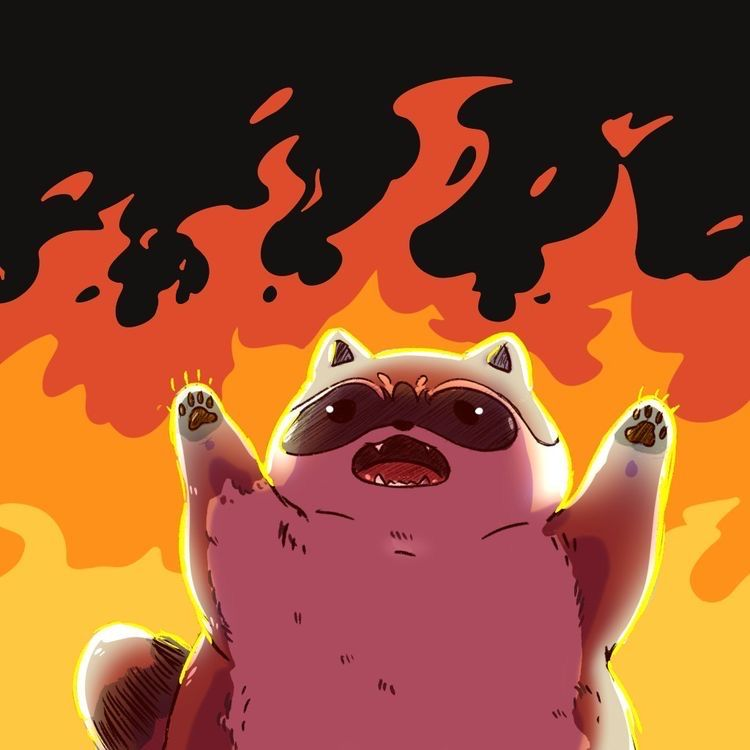
#> input picture Mapache.jpeg, 750 x 750 px, found by its file name
$ jupyter execute Semana8.ipynb
#> lines starting #> are read from the running program, lines starting #| are printed output that depends on the picture; after the words box and inside, x2 and y2 are one past the last pixel; in counts of white or black regions, pixels touching at a corner belong together
[cell 1]
import cv2 as cv
import numpy as np
import matplotlib.pyplot as plt

img = cv.imread("C:/Users/laelm/OneDrive/Escritorio/1238/procesamiento de imagenes/Mapache.jpeg",0)
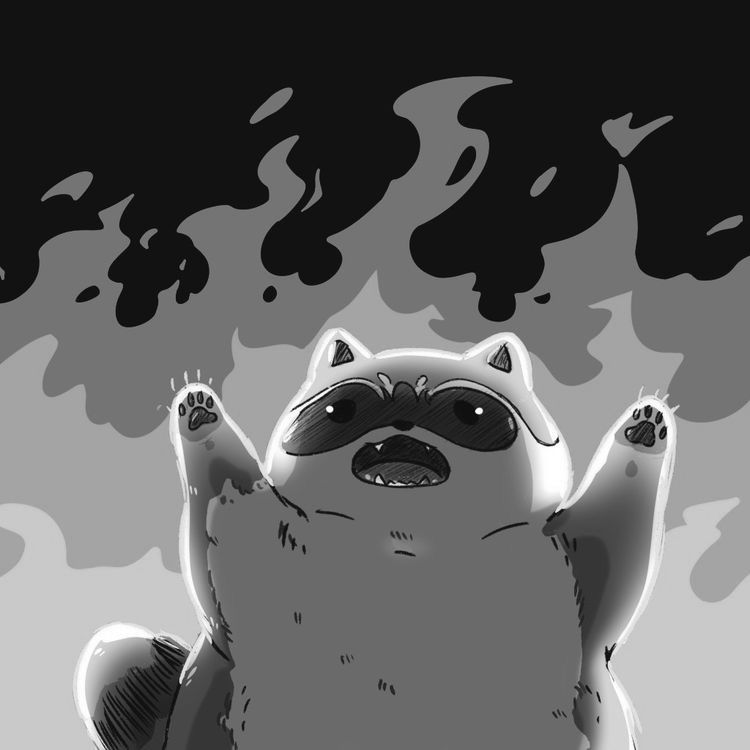
#> img: shape (750, 750); min 0, max 255, mean 96.2

[cell 2]
plt.imshow(img, cmap="gray")

[cell 3]
img_aux = img.copy()

[cell 4]
filas, columnas = img.shape
#> filas = 750; columnas = 750

[cell 5]
for f in range(filas):
    for c in range(columnas):
        if img[f,c] >= 128:
            img_aux[f,c] = 255
        else:
            img_aux[f,c] = 0
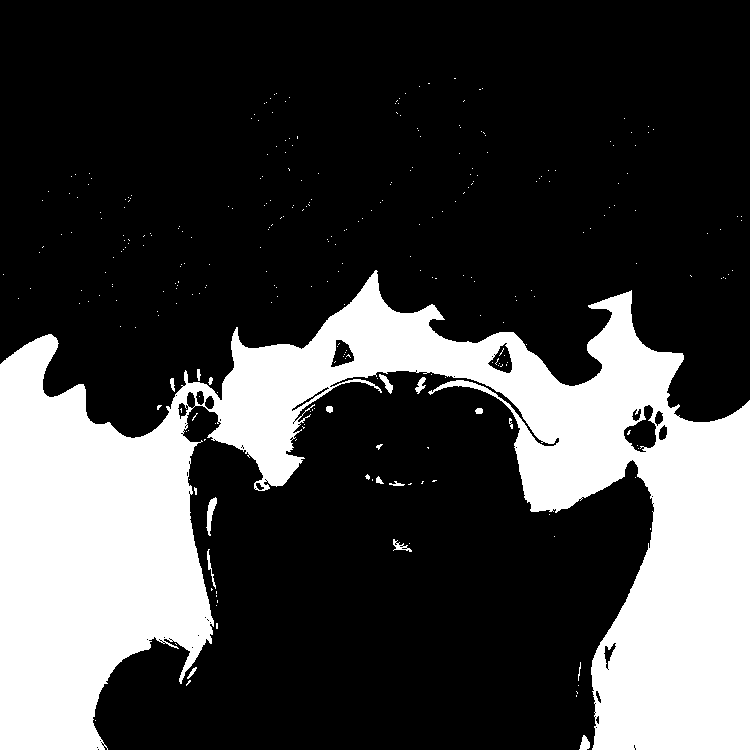
#> img_aux: shape (750, 750); 25.9% white; 296 white regions (278 under 20 px), largest, box (x1, y1, x2, y2) and area: (0, 270, 750, 750) 144439, (206, 497, 217, 536) 195, (379, 374, 393, 394) 112

plt.imshow(img_aux, cmap="gray")

[cell 6]
plt.imshow(cv.threshold(img, 128, 1, cv.THRESH_BINARY)[1], cmap="gray")
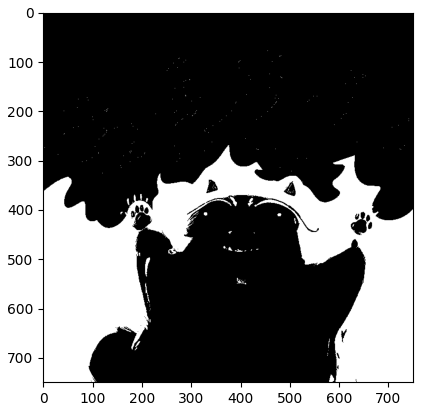
#> figure drawn by matplotlib, 1 panel

[cell 7]
np.unique(img_aux)
#> Out = [0, 255]

[cell 8]
img_bin = cv.threshold(img, 128, 1, cv.THRESH_BINARY)[1]
#> img_bin: shape (750, 750); values 0 (black) and 1 (white), 25.9% white; 240 white regions (222 under 20 px), largest, box (x1, y1, x2, y2) and area: (0, 270, 750, 750) 144127, (207, 497, 217, 536) 185, (379, 374, 393, 394) 112
plt.imshow(img_bin, cmap = "gray")

$ run again, with imagen_restaurada.jpg copied over Mapache.jpeg
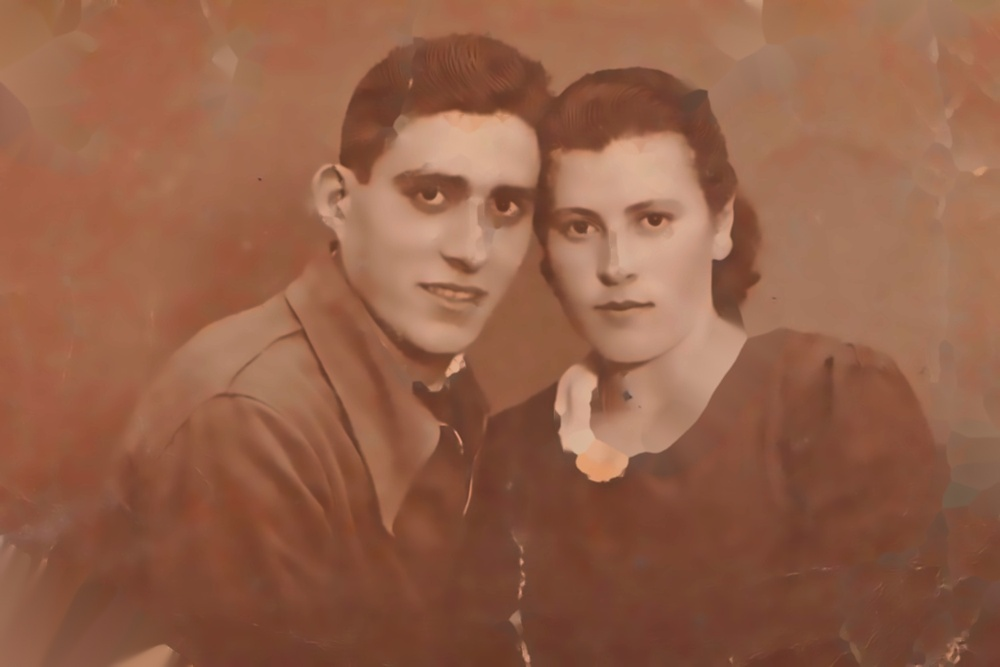
#> input picture imagen_restaurada.jpg, 1000 x 667 px, shrunk from 1500 x 1000 before the run, found by its file name
#> after the loop `for f in range(filas):`:
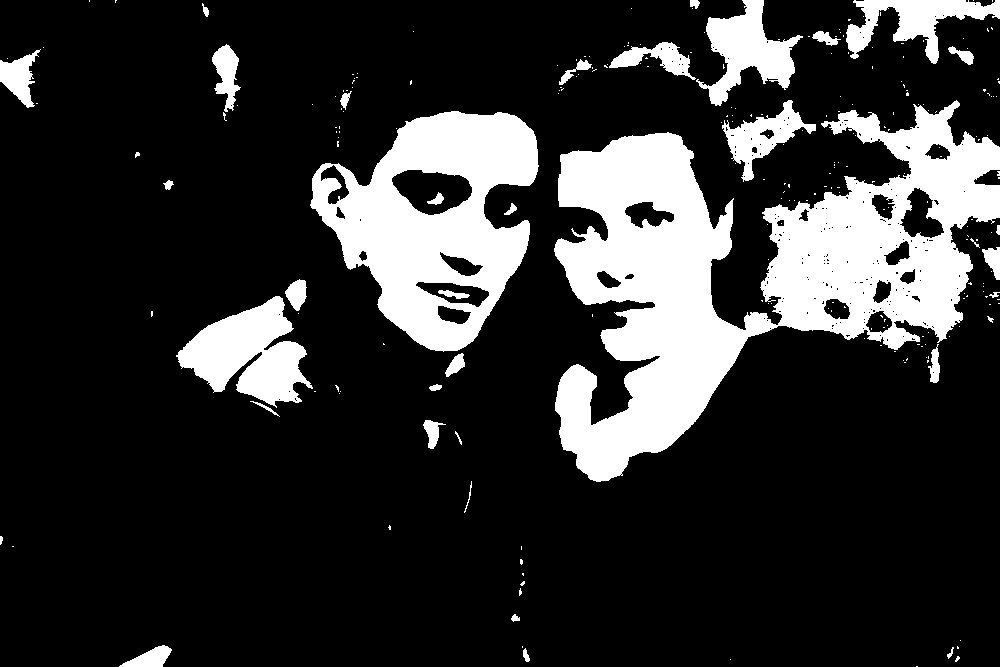
#> img_aux: shape (667, 1000); 19.4% white; 251 white regions (213 under 20 px), largest, box (x1, y1, x2, y2) and area: (554, 100, 1000, 482) 72494, (310, 111, 539, 352) 29290, (176, 296, 313, 408) 8195
#> Out = [0, 255]
#> `img_bin = cv.threshold(img, 128, 1, cv.THRESH_BINARY)[1]`:
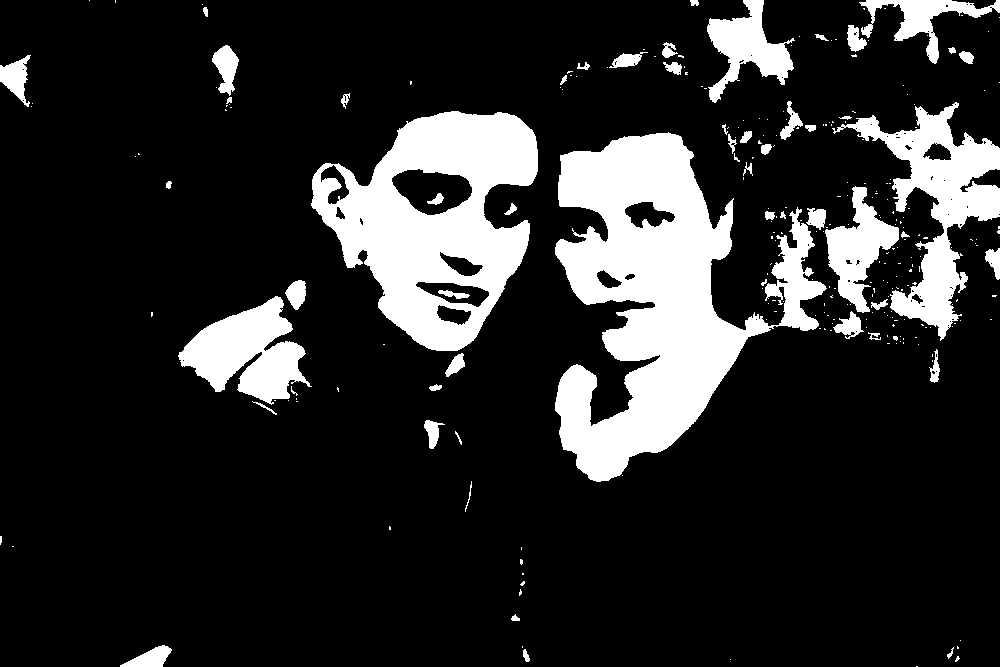
#> img_bin: shape (667, 1000); values 0 (black) and 1 (white), 16.7% white; 268 white regions (212 under 20 px), largest, box (x1, y1, x2, y2) and area: (555, 132, 827, 482) 43716, (311, 111, 538, 351) 28999, (832, 102, 1000, 341) 12226

$ run again, with restaurar.jpg copied over Mapache.jpeg
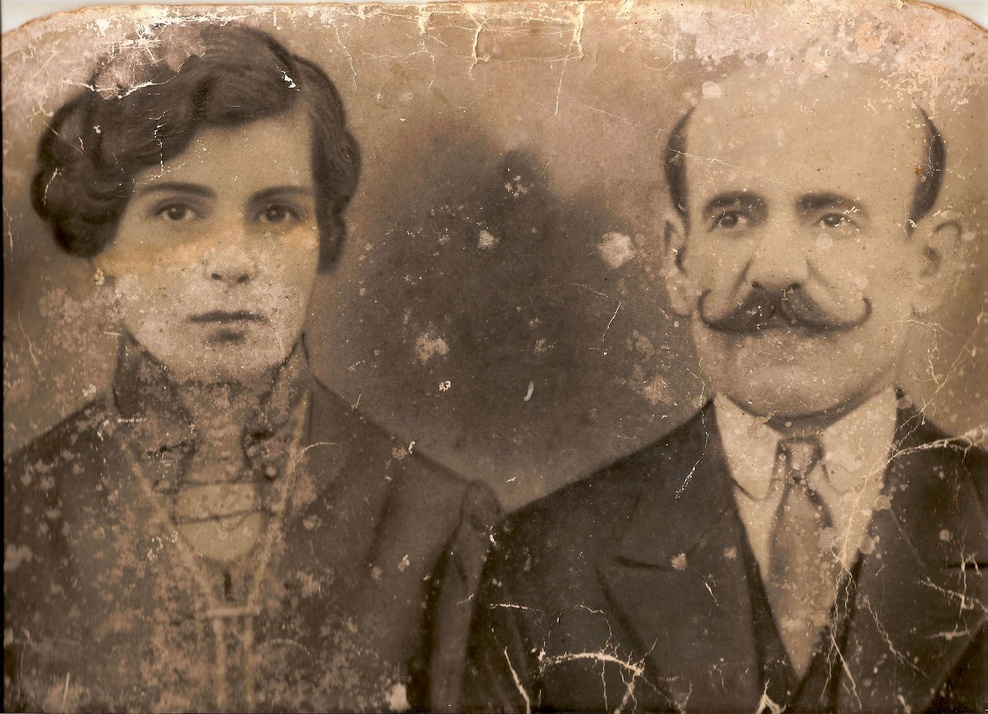
#> input picture restaurar.jpg, 988 x 714 px, shrunk from 1600 x 1156 before the run, found by its file name
#> after the loop `for f in range(filas):`:
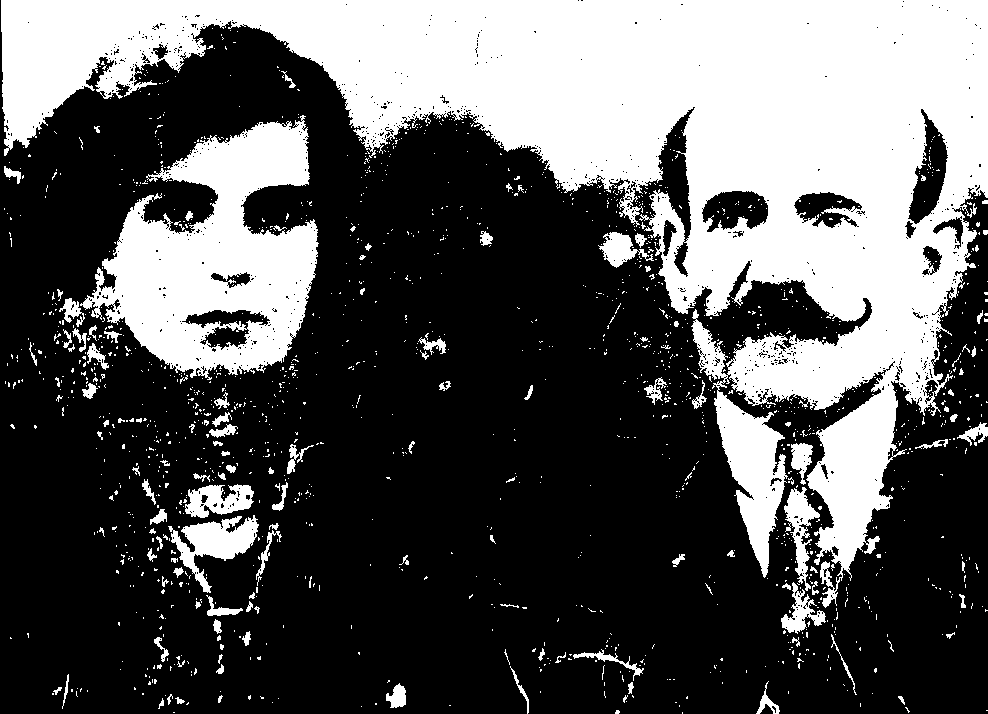
#> img_aux: shape (714, 988); 34.6% white; 1570 white regions (1442 under 20 px), largest, box (x1, y1, x2, y2) and area: (1, 0, 988, 608) 190363, (80, 115, 319, 380) 33034, (168, 515, 259, 593) 2778
#> Out = [0, 255]
#> `img_bin = cv.threshold(img, 128, 1, cv.THRESH_BINARY)[1]`:
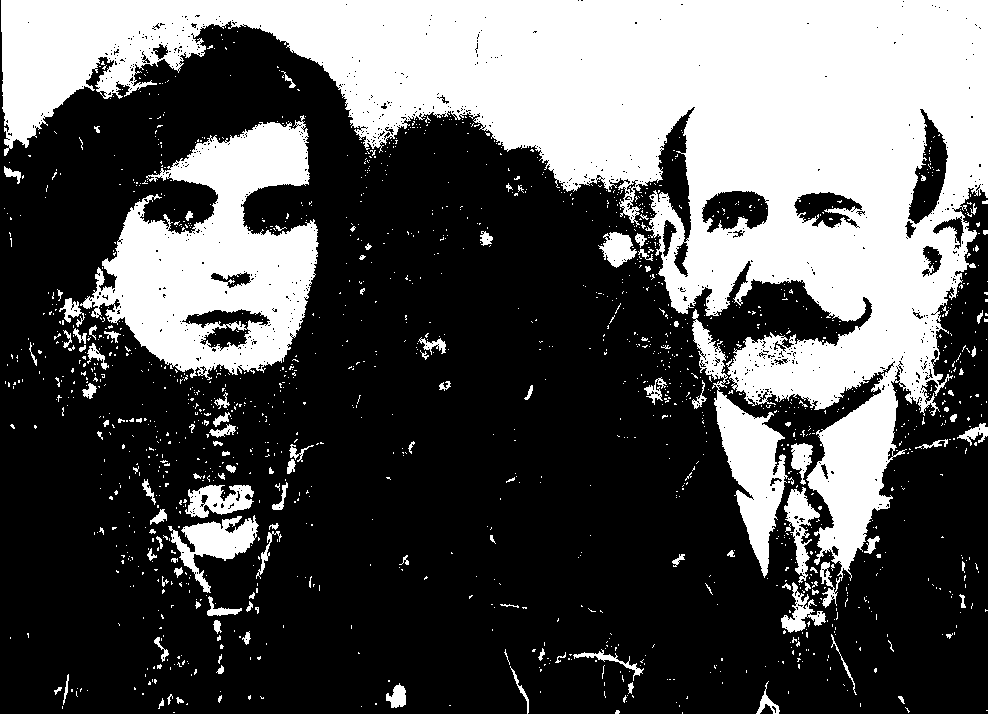
#> img_bin: shape (714, 988); values 0 (black) and 1 (white), 34.2% white; 1560 white regions (1435 under 20 px), largest, box (x1, y1, x2, y2) and area: (1, 0, 988, 608) 181437, (80, 115, 319, 380) 32638, (692, 309, 788, 578) 7379
